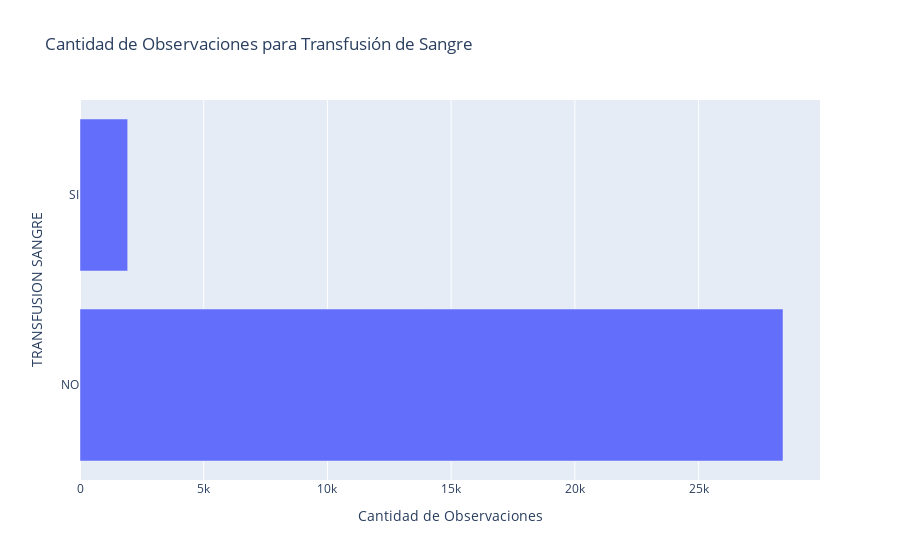

The notebook cell saved with this chart:
### Markdown cell above
Las personas que provienen de Manrique, y la Milagrosa, destacando que las personas mas propensas
a sufrir hipertension o diabetis provienen de alla

### Code cell
fig = px.bar(df_final['TRANSFUSION SANGRE'].value_counts().reset_index(), 
             y='index', 
             x='TRANSFUSION SANGRE', 
             orientation='h',
             labels={'index': 'TRANSFUSION SANGRE', 'TRANSFUSION SANGRE': 'Cantidad de Observaciones'},
             title='Cantidad de Observaciones para Transfusión de Sangre')

# Mostrar el diagrama de barras horizontal
fig.show()

### Figure 1 — Plotly figure (JSON) as saved in the notebook; plotly's stock layout.template omitted (floating-point values rounded to 4 significant figures)
{"data": [{"alignmentgroup": "True", "hovertemplate": "Cantidad de Observaciones=%{x}<br>TRANSFUSION SANGRE=%{y}<extra></extra>", "legendgroup": "", "marker": {"color": "#636efa", "pattern": {"shape": ""}}, "name": "", "offsetgroup": "", "orientation": "h", "showlegend": false, "textposition": "auto", "type": "bar", "x": [28411, 1927], "xaxis": "x", "y": ["NO", "SI"], "yaxis": "y"}], "layout": {"barmode": "relative", "legend": {"tracegroupgap": 0}, "title": {"text": "Cantidad de Observaciones para Transfusión de Sangre"}, "xaxis": {"anchor": "y", "domain": [0, 1], "title": {"text": "Cantidad de Observaciones"}}, "yaxis": {"anchor": "x", "domain": [0, 1], "title": {"text": "TRANSFUSION SANGRE"}}}}
